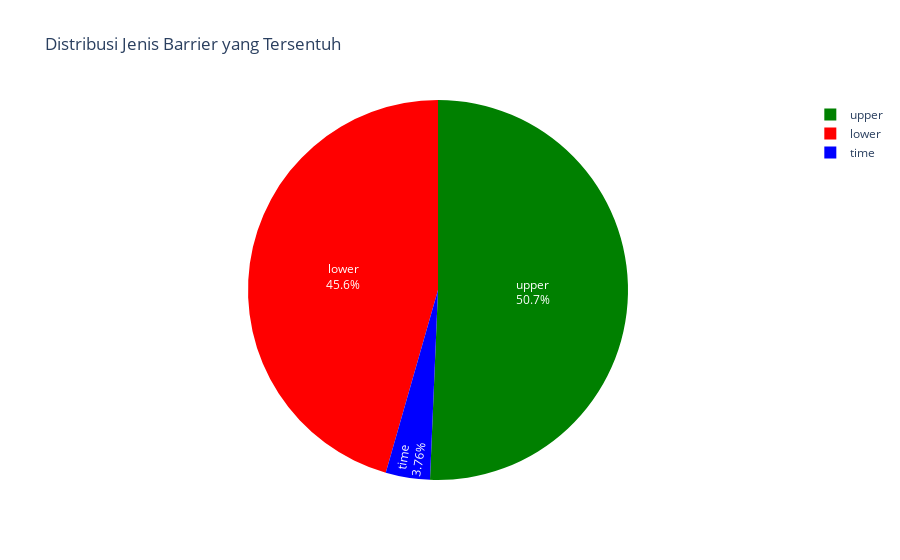
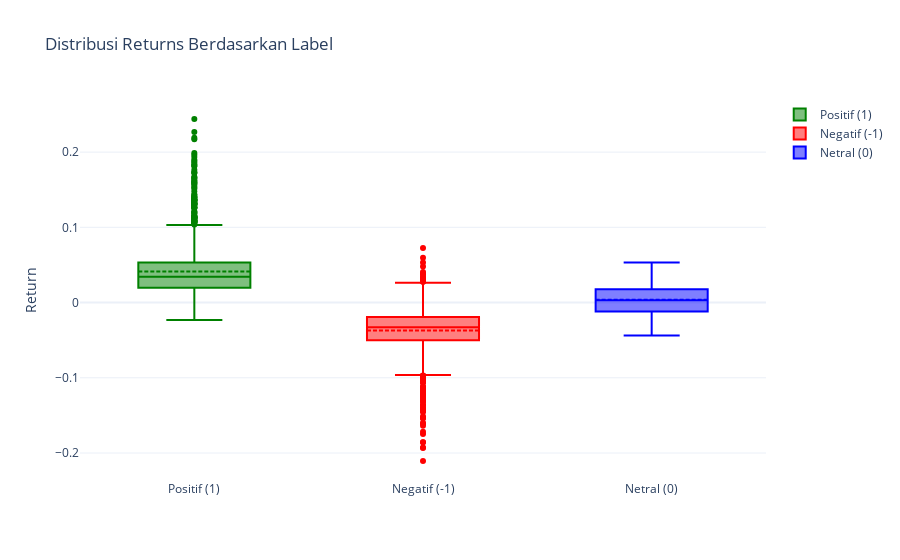
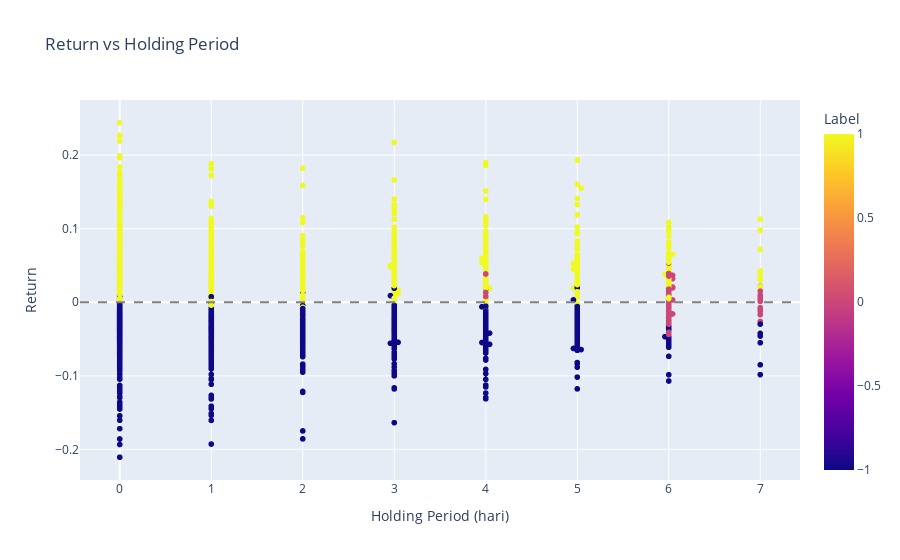
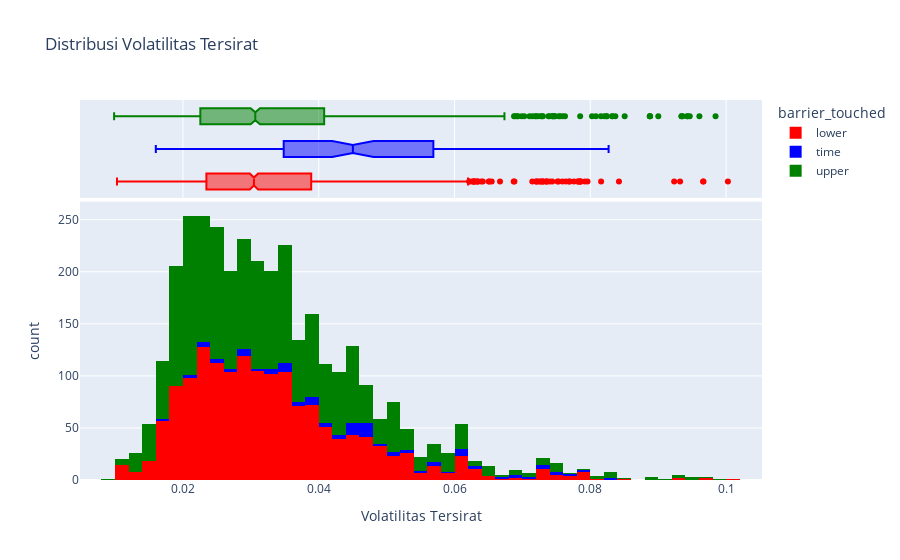

Notebook cell for these charts, in order:
### Code cell
import plotly.graph_objects as go
import plotly.express as px
import pandas as pd
import numpy as np

# Fungsi untuk visualisasi distribusi label
def visualize_triple_barrier_distribution(triple_barrier_df):
    """
    Visualisasi distribusi label dan karakteristik barrier dari hasil Triple Barrier Method
    
    Parameters:
    - triple_barrier_df: DataFrame hasil dari fungsi triple_barrier_method
    """
    try:
        # 1. Visualisasi distribusi label (1, -1, 0)
        label_counts = triple_barrier_df['label'].value_counts().sort_index()
        label_percentages = (label_counts / len(triple_barrier_df) * 100).round(2)
        
        label_names = {
            1: "Positif (1)",
            -1: "Negatif (-1)",
            0: "Netral (0)"
        }
        
        # Konversi indeks numerik ke nama label
        label_counts.index = [label_names.get(idx, str(idx)) for idx in label_counts.index]
        
        # Buat colormap untuk konsistensi warna
        color_map = {
            "Positif (1)": "green", 
            "Negatif (-1)": "red", 
            "Netral (0)": "blue"
        }
        
        # Bar chart untuk distribusi label
        fig1 = go.Figure()
        
        for label, count in label_counts.items():
            percentage = label_percentages[label_counts.index.get_loc(label)]
            fig1.add_trace(go.Bar(
                x=[label],
                y=[count],
                name=label,
                text=[f"{count} ({percentage}%)"],
                textposition='auto',
                marker_color=color_map.get(label, "gray")
            ))
        
        fig1.update_layout(
            title="Distribusi Label Triple Barrier Method",
            xaxis_title="Label",
            yaxis_title="Jumlah Sampel",
            template="plotly_white",
            showlegend=False
        )
        
        # Tampilkan visualisasi 1
        fig1.show()
        
    except Exception as e:
        print(f"Error pada visualisasi distribusi label: {e}")
    
    try:
        # 2. Visualisasi distribusi barrier yang tersentuh
        barrier_counts = triple_barrier_df['barrier_touched'].value_counts()
        barrier_percentages = (barrier_counts / len(triple_barrier_df) * 100).round(2)
        
        # Buat colormap untuk jenis barrier
        barrier_colors = {
            "upper": "green",
            "lower": "red",
            "time": "blue"
        }
        
        # Pie chart untuk distribusi jenis barrier
        fig2 = go.Figure(data=[go.Pie(
            labels=barrier_counts.index,
            values=barrier_counts.values,
            textinfo='label+percent',
            marker=dict(
                colors=[barrier_colors.get(b, "gray") for b in barrier_counts.index]
            )
        )])
        
        fig2.update_layout(
            title="Distribusi Jenis Barrier yang Tersentuh",
            template="plotly_white"
        )
        
        # Tampilkan visualisasi 2
        fig2.show()
        
    except Exception as e:
        print(f"Error pada visualisasi distribusi barrier: {e}")
    
    try:
        # 3. Visualisasi distribusi returns berdasarkan label
        fig3 = go.Figure()
        
        for label_value, label_name in label_names.items():
            subset = triple_barrier_df[triple_barrier_df['label'] == label_value]
            if len(subset) > 0:
                fig3.add_trace(go.Box(
                    y=subset['return'],
                    name=label_name,
                    marker_color=color_map.get(label_name, "gray"),
                    boxmean=True
                ))
        
        fig3.update_layout(
            title="Distribusi Returns Berdasarkan Label",
            yaxis_title="Return",
            template="plotly_white"
        )
        
        # Tampilkan visualisasi 3
        fig3.show()
        
    except Exception as e:
        print(f"Error pada visualisasi distribusi returns: {e}")
    
    try:
        # 4. Visualisasi scatter plot return vs holding period
        # Hitung holding period dalam hari
        triple_barrier_df['holding_period'] = (triple_barrier_df['end_date'] - triple_barrier_df['entry_date']).dt.total_seconds() / (60*60*24)
        
        # Buat scatter plot dengan warna berdasarkan label
        fig4 = px.scatter(
            triple_barrier_df, 
            x='holding_period', 
            y='return',
            color='label',
            color_discrete_map={1: "green", -1: "red", 0: "blue"},
            hover_data=['entry_price', 'end_price', 'barrier_touched'],
            title="Return vs Holding Period",
            labels={
                'holding_period': 'Holding Period (hari)',
                'return': 'Return',
                'label': 'Label'
            }
        )
        
        # Tambahkan garis horizontal pada return=0
        fig4.add_hline(y=0, line_dash="dash", line_color="gray")
        
        # Tampilkan visualisasi 4
        fig4.show()
        
    except Exception as e:
        print(f"Error pada visualisasi return vs holding period: {e}")
    
    try:
        # 5. Histogram distribusi volatilitas (dihitung dari perbedaan barrier)
        triple_barrier_df['implied_volatility'] = (triple_barrier_df['upper_barrier'] - triple_barrier_df['lower_barrier']) / (2 * triple_barrier_df['entry_price'])
        
        fig5 = px.histogram(
            triple_barrier_df,
            x='implied_volatility',
            color='barrier_touched',
            color_discrete_map={"upper": "green", "lower": "red", "time": "blue"},
            title="Distribusi Volatilitas Tersirat",
            labels={'implied_volatility': 'Volatilitas Tersirat'},
            marginal="box",
            nbins=50
        )
        
        # Tampilkan visualisasi 5
        fig5.show()
        
    except Exception as e:
        print(f"Error pada visualisasi distribusi volatilitas: {e}")

# Jalankan visualisasi distribusi
try:
    visualize_triple_barrier_distribution(triple_barrier_df)
except Exception as e:
    print(f"Error umum pada visualisasi: {e}")

### Figure 1 — Plotly figure (JSON) as saved in the notebook; plotly's stock layout.template omitted (floating-point values rounded to 4 significant figures)
{"data": [{"labels": ["upper", "lower", "time"], "marker": {"colors": ["green", "red", "blue"]}, "textinfo": "label+percent", "type": "pie", "values": [1737, 1562, 129]}], "layout": {"title": {"text": "Distribusi Jenis Barrier yang Tersentuh"}}}

### Figure 2 — Plotly figure (JSON) as saved in the notebook; plotly's stock layout.template omitted (floating-point values rounded to 4 significant figures; data arrays with more than 128 entries replaced by an {"elided": "..."} marker saying what was removed)
{"data": [{"boxmean": true, "marker": {"color": "green"}, "name": "Positif (1)", "type": "box", "y": {"elided": "1737 float values"}}, {"boxmean": true, "marker": {"color": "red"}, "name": "Negatif (-1)", "type": "box", "y": {"elided": "1562 float values"}}, {"boxmean": true, "marker": {"color": "blue"}, "name": "Netral (0)", "type": "box", "y": {"elided": "129 float values"}}], "layout": {"title": {"text": "Distribusi Returns Berdasarkan Label"}, "yaxis": {"title": {"text": "Return"}}}}

### Figure 3 — Plotly figure (JSON) as saved in the notebook; plotly's stock layout.template omitted (floating-point values rounded to 4 significant figures; data arrays with more than 128 entries replaced by an {"elided": "..."} marker saying what was removed)
{"data": [{"customdata": {"elided": "3428x3 mixed values"}, "hovertemplate": "Holding Period (hari)=%{x}<br>Return=%{y}<br>entry_price=%{customdata[0]}<br>end_price=%{customdata[1]}<br>barrier_touched=%{customdata[2]}<br>Label=%{marker.color}<extra></extra>", "legendgroup": "", "marker": {"color": {"elided": "3428 int values"}, "coloraxis": "coloraxis", "symbol": "circle"}, "mode": "markers", "name": "", "showlegend": false, "type": "scattergl", "x": {"elided": "3428 float values"}, "xaxis": "x", "y": {"elided": "3428 float values"}, "yaxis": "y"}], "layout": {"coloraxis": {"colorbar": {"title": {"text": "Label"}}, "colorscale": [[0, "#0d0887"], [0.1111, "#46039f"], [0.2222, "#7201a8"], [0.3333, "#9c179e"], [0.4444, "#bd3786"], [0.5556, "#d8576b"], [0.6667, "#ed7953"], [0.7778, "#fb9f3a"], [0.8889, "#fdca26"], [1, "#f0f921"]]}, "legend": {"tracegroupgap": 0}, "shapes": [{"line": {"color": "gray", "dash": "dash"}, "type": "line", "x0": 0, "x1": 1, "xref": "x domain", "y0": 0, "y1": 0, "yref": "y"}], "title": {"text": "Return vs Holding Period"}, "xaxis": {"anchor": "y", "domain": [0, 1], "title": {"text": "Holding Period (hari)"}}, "yaxis": {"anchor": "x", "domain": [0, 1], "title": {"text": "Return"}}}}

### Figure 4 — Plotly figure (JSON) as saved in the notebook; plotly's stock layout.template omitted (floating-point values rounded to 4 significant figures; data arrays with more than 128 entries replaced by an {"elided": "..."} marker saying what was removed)
{"data": [{"bingroup": "x", "hovertemplate": "barrier_touched=lower<br>Volatilitas Tersirat=%{x}<br>count=%{y}<extra></extra>", "legendgroup": "lower", "marker": {"color": "red", "pattern": {"shape": ""}}, "name": "lower", "nbinsx": 50, "orientation": "v", "showlegend": true, "type": "histogram", "x": {"elided": "1562 float values"}, "xaxis": "x", "yaxis": "y"}, {"hovertemplate": "barrier_touched=lower<br>Volatilitas Tersirat=%{x}<extra></extra>", "legendgroup": "lower", "marker": {"color": "red"}, "name": "lower", "notched": true, "showlegend": false, "type": "box", "x": {"elided": "1562 float values"}, "xaxis": "x2", "yaxis": "y2"}, {"bingroup": "x", "hovertemplate": "barrier_touched=time<br>Volatilitas Tersirat=%{x}<br>count=%{y}<extra></extra>", "legendgroup": "time", "marker": {"color": "blue", "pattern": {"shape": ""}}, "name": "time", "nbinsx": 50, "orientation": "v", "showlegend": true, "type": "histogram", "x": {"elided": "129 float values"}, "xaxis": "x", "yaxis": "y"}, {"hovertemplate": "barrier_touched=time<br>Volatilitas Tersirat=%{x}<extra></extra>", "legendgroup": "time", "marker": {"color": "blue"}, "name": "time", "notched": true, "showlegend": false, "type": "box", "x": {"elided": "129 float values"}, "xaxis": "x2", "yaxis": "y2"}, {"bingroup": "x", "hovertemplate": "barrier_touched=upper<br>Volatilitas Tersirat=%{x}<br>count=%{y}<extra></extra>", "legendgroup": "upper", "marker": {"color": "green", "pattern": {"shape": ""}}, "name": "upper", "nbinsx": 50, "orientation": "v", "showlegend": true, "type": "histogram", "x": {"elided": "1737 float values"}, "xaxis": "x", "yaxis": "y"}, {"hovertemplate": "barrier_touched=upper<br>Volatilitas Tersirat=%{x}<extra></extra>", "legendgroup": "upper", "marker": {"color": "green"}, "name": "upper", "notched": true, "showlegend": false, "type": "box", "x": {"elided": "1737 float values"}, "xaxis": "x2", "yaxis": "y2"}], "layout": {"barmode": "relative", "legend": {"title": {"text": "barrier_touched"}, "tracegroupgap": 0}, "title": {"text": "Distribusi Volatilitas Tersirat"}, "xaxis": {"anchor": "y", "domain": [0, 1], "title": {"text": "Volatilitas Tersirat"}}, "xaxis2": {"anchor": "y2", "domain": [0, 1], "matches": "x", "showgrid": true, "showticklabels": false}, "yaxis": {"anchor": "x", "domain": [0, 0.7326], "title": {"text": "count"}}, "yaxis2": {"anchor": "x2", "domain": [0.7426, 1], "matches": "y2", "showgrid": false, "showline": false, "showticklabels": false, "ticks": ""}}}
